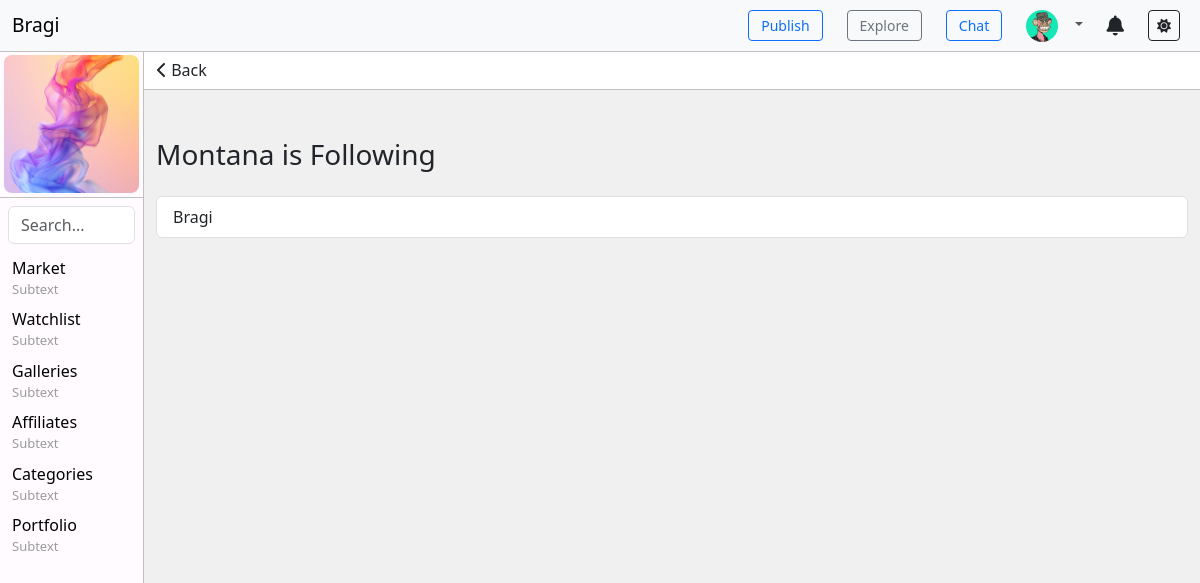
Before: /followers/following/Montana/ (signed in) with the older database file.
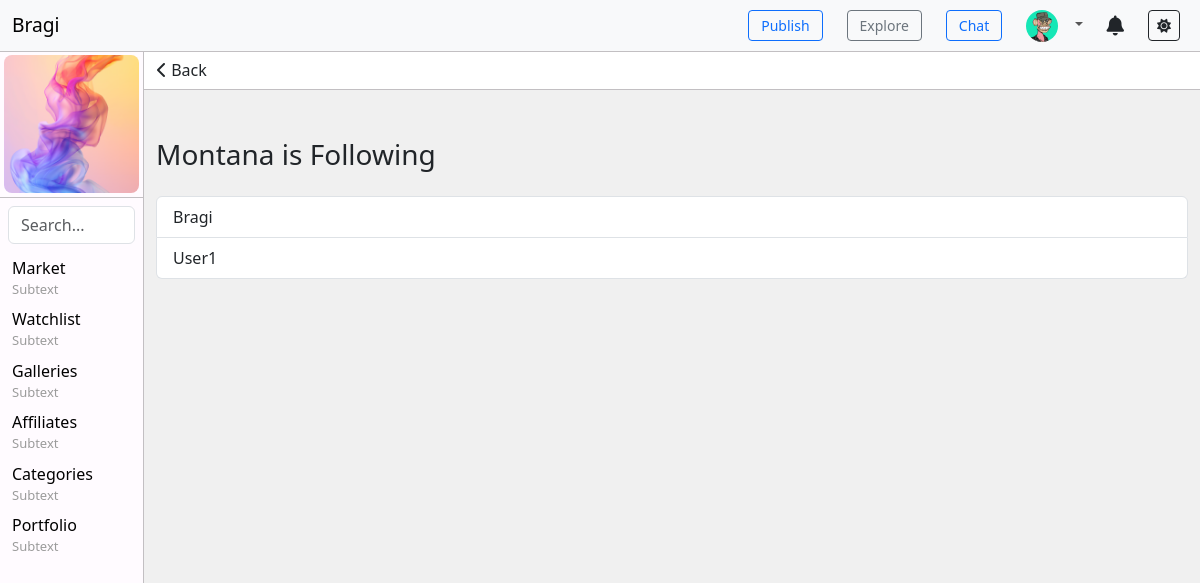
After: the same page with the newer database file.
### toolbar/models.py (models this page shows, shortened)
class ToolbarItem(models.Model):
    name = models.CharField(max_length=100)
    subtext = models.CharField(max_length=100, blank=True, null=True)  # Optional field
    url = models.CharField(max_length=200, blank=True, null=True)
    order = models.IntegerField(default=0)
    visible = models.BooleanField(default=True)
    parent = models.ForeignKey('self', blank=True, null=True, related_name='children', on_delete=models.CASCADE)  # Self-referencing ForeignKey for submenus
    class Meta:
        ordering = ['order']

### followers/models.py (models this page shows, shortened)
class Follow(models.Model):
    follower = models.ForeignKey(
        settings.AUTH_USER_MODEL,
        related_name='following',
        on_delete=models.CASCADE
    )
    followed = models.ForeignKey(
        settings.AUTH_USER_MODEL,
        related_name='followers',
        on_delete=models.CASCADE
    )
    created_at = models.DateTimeField(auto_now_add=True)
    class Meta:
        unique_together = ('follower', 'followed')  # Ensure a user can't follow the same user multiple times

### followers/views.py (the view)
# urls.py: path('following/<str:username>/', views.following_list, name='following_list'),
def following_list(request, username):
    user = get_object_or_404(User, username=username)
    following = Follow.objects.filter(follower=user).select_related('followed')
    return render(request, 'followers/following_list.html', {
        'user': user,
        'following': following,
    })

### toolbar/context_processors.py (called while the page is built)
def toolbar_items(request):
    return {
        'toolbar_items': ToolbarItem.objects.filter(visible=True),
        'toolbar': Toolbar.objects.filter(visible=True).first(),  # Get the first (or only) visible toolbar
    }

### followers/templates/followers/following_list.html
{% extends "base.html" %}
{% block content %}
<div class="text-left" style="position: sticky; top: 0; margin: 0; padding: 0; background-color: #ffffff; border-bottom: 1px solid var(--navbar-border-color);">
    <button onclick="window.history.back();" class="btn">
        <i class="fa-solid fa-chevron-left"></i> Back
    </button>
</div>
<div class="container mt-5">
    <h3 class="mb-4">{{ user.username }} is Following</h3>
    {% if following %}
        <div class="list-group">
            {% for follow in following %}
                <a href="{% url 'public_profile' username=follow.followed.username %}" class="list-group-item list-group-item-action">
                    {{ follow.followed.username }}
                </a>
            {% endfor %}
        </div>
    {% else %}
        <div class="alert alert-info">
            {{ user.username }} is not following anyone yet.
        </div>
    {% endif %}
</div>
{% endblock %}

### templates/base.html (shortened to what the changed rows need)
{% load static %}
<!DOCTYPE html>
<html lang="en">
<head>
    <link href="https://cdn.jsdelivr.net/npm/bootstrap@5.3.0-alpha1/dist/css/bootstrap.min.css" rel="stylesheet">
    <link rel="stylesheet" href="https://cdnjs.cloudflare.com/ajax/libs/font-awesome/6.0.0-beta3/css/all.min.css">
    <link rel="stylesheet" href="{% static 'css/styles.css' %}">
</head>
    <body>
        <div class="content-wrapper">
            {% if user.is_authenticated %}
            <div class="navbar-verticle-left">
                <ul class="list-unstyled">
                    {% for item in toolbar_items %}
                        {% if not item.parent %}
                            <li class="has-submenu">
                                <a href="{{ item.url }}" class="text-decoration-none">
                                    {{ item.name }}
                                    <p>{{ item.subtext }}</p>
                                </a>
                            </li>
                        {% endif %}
                    {% endfor %}
                </ul>
            </div>
            {% endif %}
            <div class="main" style="position: relative; width: 100%; height: 100vh; background: #f0f0f0;">
                {% block content %}{% endblock %}
            </div>
        </div>
    </body>
</html>

Changed rows visible on the page:
added Follow: followed.username "User1"
